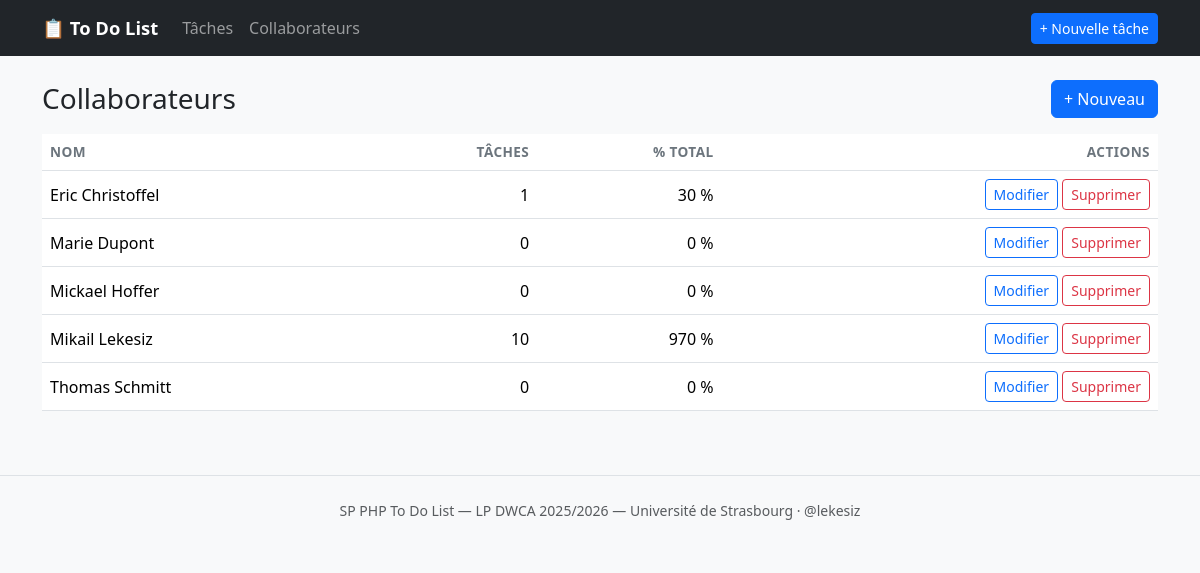
The app's page /public/?r=collaborateur/index with its own data.
### tables this page shows
CREATE TABLE `collaborateur` (
  `idCollaborateur`   INT(11)        NOT NULL AUTO_INCREMENT,
  `nomCollaborateur`  VARCHAR(80)    NOT NULL,
  PRIMARY KEY (`idCollaborateur`),
  UNIQUE KEY `uq_nomCollaborateur` (`nomCollaborateur`)
);

### src/controllers/CollaborateurController.php (called while the page is built, shortened)
<?php
final class CollaborateurController extends Controller
{
    public function index(): void
    {
        $this->render('collaborateur/index', [
            'workload' => Collaborateur::workload(),
        ], 'Collaborateurs');
    }
}

### src/Router.php (called while the page is built, shortened)
<?php
final class Router
{
    public function dispatch(): void
    {
        $route  = $_GET['r']  ?? 'home/index';
        $parts  = explode('/', trim($route, '/'));
        $action   = $parts[1] ?? 'index';
        $controller = new $controllerClass();
        try {
            $controller->$action();
        } catch (\Throwable $e) {
            $this->serverError($e);
        }
    }
}

### public/index.php (called while the page is built, shortened)
<?php
$config = require __DIR__ . '/../config/config.php';
$router = new \App\Router();
$router->dispatch();

### config/config.php (called while the page is built, shortened)
<?php
$localFile = __DIR__ . '/config.local.php';
if (!function_exists('cfg_env')) {
    function cfg_env(string $key, $default = null) {
        $val = getenv($key);
        return ($val === false) ? $default : $val;
    }
}
return [
    'db' => [
        'host'     => cfg_env('DB_HOST',     'localhost'),
        'port'     => (int) cfg_env('DB_PORT', 3306),
        'dbname'   => cfg_env('DB_NAME',     'todoList'),
        'user'     => cfg_env('DB_USER',     'root'),
        'password' => cfg_env('DB_PASSWORD', 'root'),
        'charset'  => 'utf8mb4',
    ],
    'app' => [
        'name'      => cfg_env('APP_NAME', 'To Do List — SP PHP'),
        'base_url'  => cfg_env('APP_BASE_URL', '/todoList-app/public'),
        'timezone'  => cfg_env('APP_TIMEZONE', 'Europe/Paris'),
        'debug'     => filter_var(cfg_env('APP_DEBUG', 'true'), FILTER_VALIDATE_BOOLEAN),
    ],
];

### src/models/Collaborateur.php (called while the page is built, shortened)
<?php
final class Collaborateur
{
    public static function workload(): array
    {
        return Database::getInstance()->query("
            SELECT c.idCollaborateur, c.nomCollaborateur,
                   COUNT(tc.idTache)                       AS nbTaches,
                   COALESCE(SUM(tc.pourcentageInvestissement), 0) AS investTotal
            FROM collaborateur c
            LEFT JOIN tache_collaborateur tc ON tc.idCollaborateur = c.idCollaborateur
            GROUP BY c.idCollaborateur
            ORDER BY c.nomCollaborateur
        ")->fetchAll();
    }
}

### views/collaborateur/index.php (the view, shortened to what this page needs)
<?php
$config = require __DIR__ . '/../../config/config.php';
$base = $config['app']['base_url'];
?>
<div class="d-flex justify-content-between align-items-center mb-3">
  <h1 class="h3 mb-0">Collaborateurs</h1>
  <a class="btn btn-primary" href="<?= $base ?>/?r=collaborateur/create">+ Nouveau</a>
</div>
<?php if (empty($workload)): ?>
  <p class="text-muted">Aucun collaborateur.</p>
<?php else: ?>
  <table class="table table-hover align-middle">
    <thead><tr><th>Nom</th><th class="text-end">Tâches</th><th class="text-end">% total</th><th class="text-end">Actions</th></tr></thead>
    <tbody>
    <?php foreach ($workload as $w): ?>
      <tr>
        <td><?= htmlspecialchars($w['nomCollaborateur']) ?></td>
        <td class="text-end"><?= (int) $w['nbTaches'] ?></td>
        <td class="text-end"><?= (int) $w['investTotal'] ?> %</td>
        <td class="text-end">
          <a class="btn btn-sm btn-outline-primary" href="<?= $base ?>/?r=collaborateur/edit&id=<?= (int)$w['idCollaborateur'] ?>">Modifier</a>
          <form method="post" action="<?= $base ?>/?r=collaborateur/delete&id=<?= (int)$w['idCollaborateur'] ?>" class="d-inline"
                onsubmit="return confirm('Supprimer ce collaborateur ? (Toutes ses affectations seront perdues.)');">
            <button class="btn btn-sm btn-outline-danger">Supprimer</button>
          </form>
        </td>
      </tr>
    <?php endforeach; ?>
    </tbody>
  </table>
<?php endif; ?>

### public/assets/css/style.css (style rules this page uses)
body { background: #f8f9fa; }
.table thead th { font-weight: 600; font-size: .85rem; text-transform: uppercase; color:#6c757d; letter-spacing: .03em; }

### records on screen
collaborateur: nomCollaborateur "Eric Christoffel", nbTaches "1", investTotal "30"
collaborateur: nomCollaborateur "Marie Dupont", nbTaches "0", investTotal "0"
collaborateur: nomCollaborateur "Mickael Hoffer", nbTaches "0", investTotal "0"
collaborateur: nomCollaborateur "Mikail Lekesiz", nbTaches "10", investTotal "970"
collaborateur: nomCollaborateur "Thomas Schmitt", nbTaches "0", investTotal "0"
